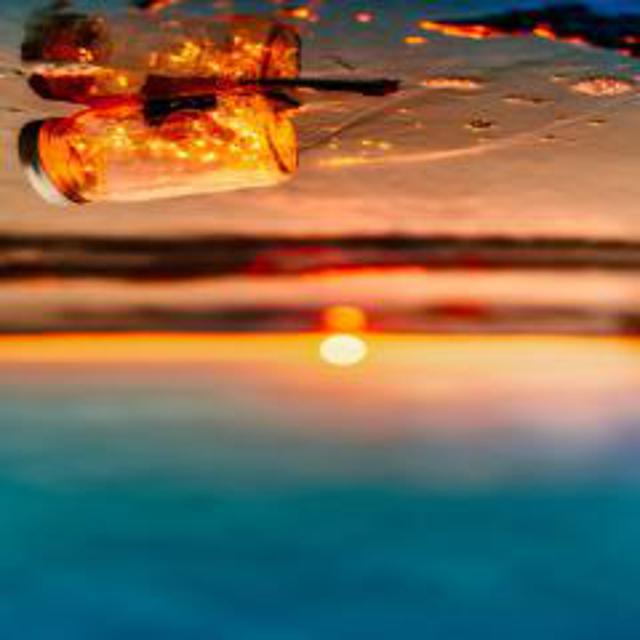
#> input picture beach.jpg, 640 x 640 px; its folder holds 4 pictures in this run
$ python image_project2.py
#> lines starting #> are read from the running program, lines starting #| are printed output that depends on the picture
from PIL import Image  ## image module

import glob,os ##file path ,modules

file_size = 128,128
copy_to_path =  'opt/icons/'
# loop through all files in current folder
for infile in glob.glob('*.jpg'):

    file, ext =os.path.splitext(infile)
    im = Image.open(infile)
#> im is the input picture: PIL image 640x640 RGB; mean R, G, B 120.7, 105, 84.9
    im.resize(file_size).rotate(90).save(str(copy_to_path)+file+'.jpeg')
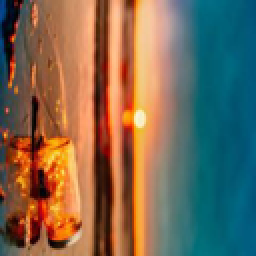
#> saved as beach.jpeg: PIL image 128x128 RGB (shown 2 times larger); mean R, G, B 120.7, 105, 84.9
#> pass 2 of the loop `for infile in glob.glob('*.jpg'):`:
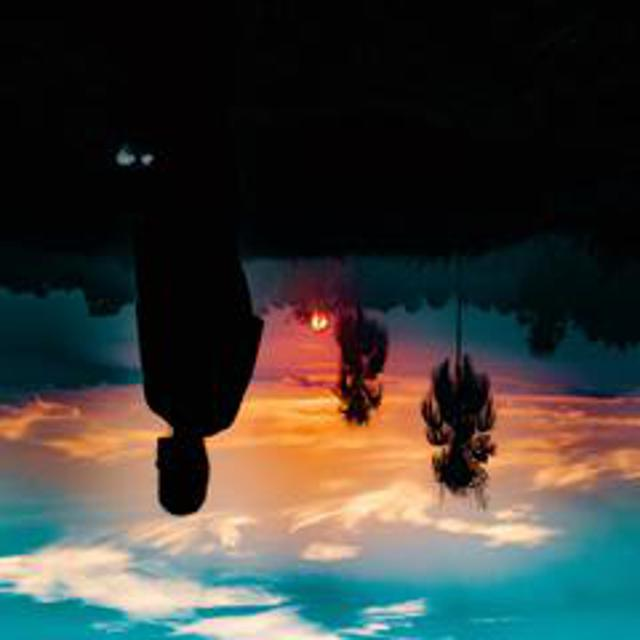
#> input picture oscar-ivan-esquivel-arteaga-76DsW26gkS4-unsplash.jpg, 640 x 640 px
#> im is the input picture: PIL image 640x640 RGB; mean R, G, B 60.5, 61.2, 56.5
#> `im.resize(file_size).rotate(90).save(str(copy_to_path)+file+'.jpeg')`:
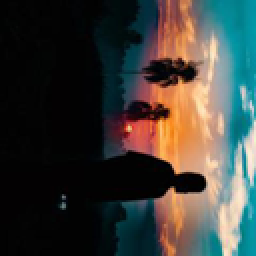
#> saved as oscar-ivan-esquivel-arteaga-76DsW26gkS4-unsplash.jpeg: PIL image 128x128 RGB (shown 2 times larger); mean R, G, B 60.5, 61.2, 56.5
#> pass 3 of the loop `for infile in glob.glob('*.jpg'):`:
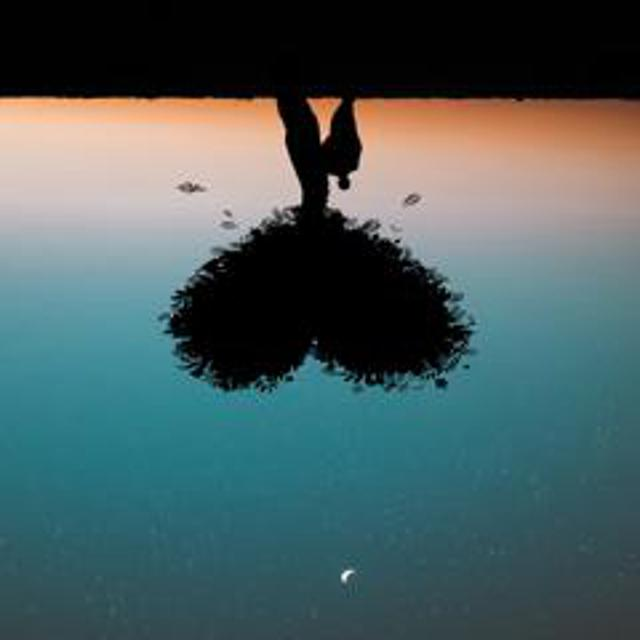
#> input picture silhouette-photo-of-man-leaning-on-heart-shaped-tree-744667.jpg, 640 x 640 px
#> im is the input picture: PIL image 640x640 RGB; mean R, G, B 73.6, 93.7, 95.3
#> `im.resize(file_size).rotate(90).save(str(copy_to_path)+file+'.jpeg')`:
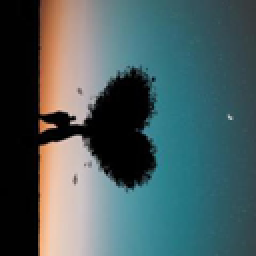
#> saved as silhouette-photo-of-man-leaning-on-heart-shaped-tree-744667.jpeg: PIL image 128x128 RGB (shown 2 times larger); mean R, G, B 73.6, 93.7, 95.3
#> the loop made 4 passes; the first 3 are shown
